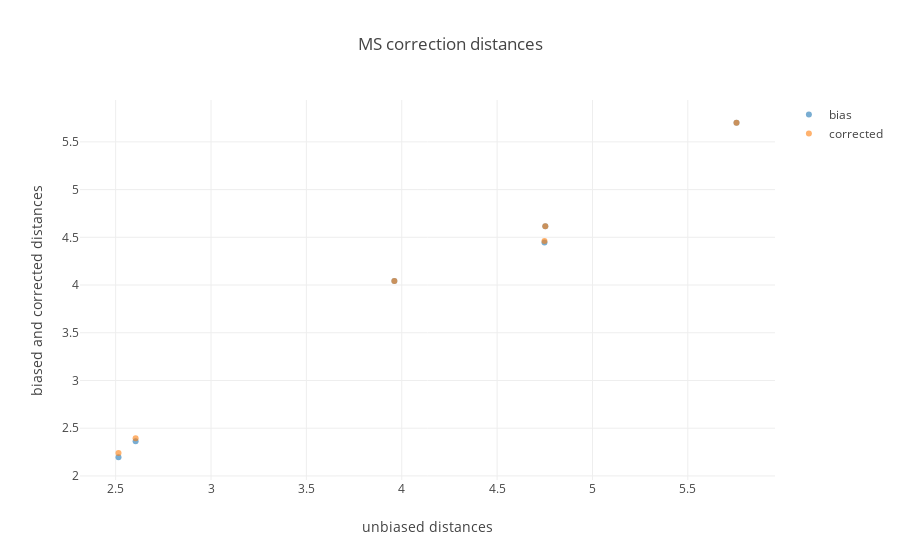

Notebook cell for this chart:
### Markdown cell above
**Fig. 5** Principal-component-wise relation between pairwise centroid distances in Unbiased versus Corrected scenarios. Average distances were calculated between the projections of population specific haplotypes along specific PCs. Pearson's r was calculated using the function `pearsonr` of the python package `scipy.stats.stats`.

### Code cell
t= np.array([
    unbias_pair_dist,
    bias_pair_dist,
    corrected_pair_dist
]).T

fig_data= [go.Scatter(
    x= t[:,0],
    y= t[:,i],
    mode= 'markers',
    marker= dict(
        color= i,
        opacity= .6
    ),
    name= ['bias','corrected'][i-1]
    ) for i in [1,2]
]

layout = go.Layout(
    title= 'MS correction distances',
    yaxis=dict(
        title='biased and corrected distances'),
    xaxis=dict(
        title='unbiased distances')
)

fig= go.Figure(data=fig_data, layout=layout)
iplot(fig)

### Figure 1 — Plotly figure (JSON) as saved in the notebook; plotly's stock layout.template omitted (floating-point values rounded to 4 significant figures)
{"data": [{"marker": {"color": 1, "opacity": 0.6}, "mode": "markers", "name": "bias", "type": "scatter", "x": [5.755, 4.753, 4.748, 3.961, 2.515, 2.605], "y": [5.7, 4.615, 4.446, 4.043, 2.196, 2.362]}, {"marker": {"color": 2, "opacity": 0.6}, "mode": "markers", "name": "corrected", "type": "scatter", "x": [5.755, 4.753, 4.748, 3.961, 2.515, 2.605], "y": [5.7, 4.615, 4.462, 4.043, 2.239, 2.394]}], "layout": {"title": "MS correction distances", "xaxis": {"title": "unbiased distances"}, "yaxis": {"title": "biased and corrected distances"}}}
